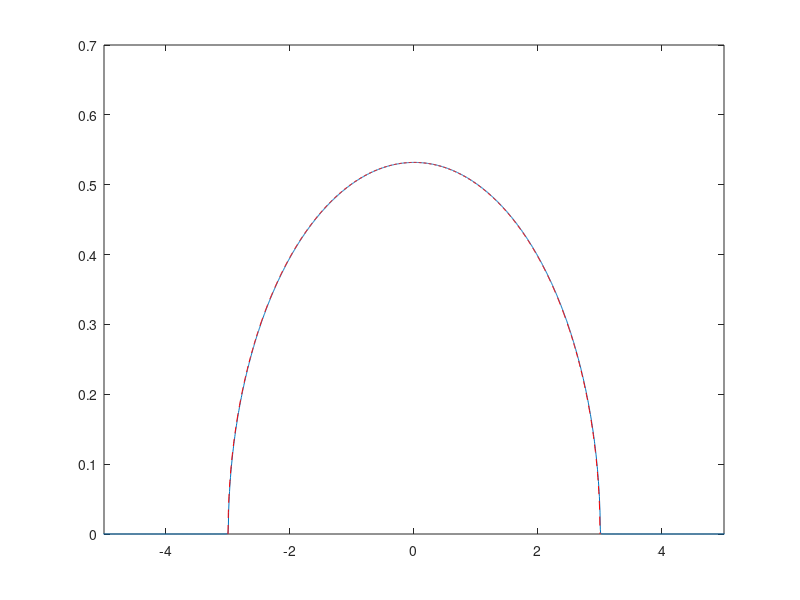

The MATLAB source for this figure:
% 2011 12 08
% Check again on the ir of beampattern response
% because the previous one had a constant error in it
% Need to make sure everything is correct

df = 1e-4;
const = 3;
f = 0:df:100;
bp = 2*besselj(1,const*2*pi*f)./(const*2*pi*f);
bp(1) = 1;

dt = 1/(2*max(f));
t = -const:dt:const;
bp_t = 2/abs(const)*sqrt(2/pi)*sqrt(1-(t/const).^2);

bp_full = [bp,fliplr(conj(bp(2:end)))];
bp_ifft = length(bp_full)*ifftshift(ifft(bp_full))*df;
bp_ifft = bp_ifft*sqrt(2*pi);  % sqrt(2*pi) is for the conversion between
                               % differet forms of fourier transform
t_ifft = ((1:length(bp_ifft))-length(bp))*dt;
bpt_half_len = floor((length(bp_full)+1)/2);

figure;
plot(t_ifft,abs(bp_ifft));
hold on
plot(t,bp_t,'r--');
xlim([-5 5])

%% use ifft to obtain ir
%bf_both = [bf;conj(flipud(bf(2:end,:)))];
%bt_ifft = length(bf_both)*ifft(bf_both);
%bt_ifft = fftshift(bt_ifft)*df;
%bL = floor(size(bf_both,1)/2);

%dt_bp = 1/(2*max(freq));
%t_bp = dt_bp*((0:size(bt_ifft,1)-1)-bL);
%[~,ind1] = min(abs(2*const+t_bp));
%[~,ind2] = min(abs(2*const-t_bp));
%t = t_bp(ind1-1:ind2+1); 
%bt = bt_ifft(ind1-1:ind2+1); 
